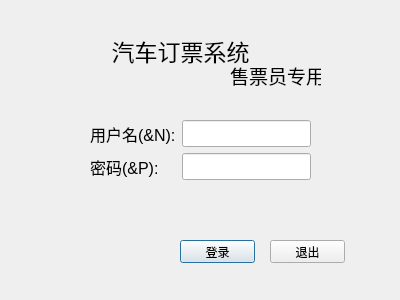
<?xml version="1.0" encoding="UTF-8"?>
<ui version="4.0">
 <class>Denglu</class>
 <widget class="QDialog" name="Denglu">
  <property name="geometry">
   <rect>
    <x>0</x>
    <y>0</y>
    <width>400</width>
    <height>300</height>
   </rect>
  </property>
  <property name="windowTitle">
   <string>登录</string>
  </property>
  <widget class="QPushButton" name="pushButton_3">
   <property name="geometry">
    <rect>
     <x>180</x>
     <y>240</y>
     <width>75</width>
     <height>23</height>
    </rect>
   </property>
   <property name="text">
    <string>登录</string>
   </property>
  </widget>
  <widget class="QWidget" name="formLayoutWidget">
   <property name="geometry">
    <rect>
     <x>90</x>
     <y>120</y>
     <width>221</width>
     <height>62</height>
    </rect>
   </property>
   <property name="font">
    <font>
     <pointsize>12</pointsize>
    </font>
   </property>
   <layout class="QFormLayout" name="formLayout_2">
    <item row="0" column="0">
     <widget class="QLabel" name="nLabel_2">
      <property name="font">
       <font>
        <pointsize>12</pointsize>
       </font>
      </property>
      <property name="text">
       <string>用户名(&amp;N):</string>
      </property>
      <property name="buddy">
       <cstring>nLineEdit</cstring>
      </property>
     </widget>
    </item>
    <item row="0" column="1">
     <widget class="QLineEdit" name="nLineEdit_2">
      <property name="font">
       <font>
        <pointsize>12</pointsize>
       </font>
      </property>
      <property name="clearButtonEnabled">
       <bool>false</bool>
      </property>
     </widget>
    </item>
    <item row="1" column="0">
     <widget class="QLabel" name="pLabel_2">
      <property name="font">
       <font>
        <pointsize>12</pointsize>
       </font>
      </property>
      <property name="text">
       <string>密码(&amp;P):</string>
      </property>
      <property name="buddy">
       <cstring>pLineEdit</cstring>
      </property>
     </widget>
    </item>
    <item row="1" column="1">
     <widget class="QLineEdit" name="pLineEdit_2">
      <property name="font">
       <font>
        <pointsize>12</pointsize>
       </font>
      </property>
      <property name="text">
       <string/>
      </property>
      <property name="echoMode">
       <enum>QLineEdit::Password</enum>
      </property>
     </widget>
    </item>
   </layout>
  </widget>
  <widget class="QPushButton" name="pushButton_2">
   <property name="geometry">
    <rect>
     <x>270</x>
     <y>240</y>
     <width>75</width>
     <height>23</height>
    </rect>
   </property>
   <property name="text">
    <string>退出</string>
   </property>
  </widget>
  <widget class="QLabel" name="label">
   <property name="geometry">
    <rect>
     <x>110</x>
     <y>30</y>
     <width>141</width>
     <height>41</height>
    </rect>
   </property>
   <property name="font">
    <font>
     <family>华文楷体</family>
     <pointsize>17</pointsize>
    </font>
   </property>
   <property name="text">
    <string>汽车订票系统</string>
   </property>
   <property name="alignment">
    <set>Qt::AlignCenter</set>
   </property>
  </widget>
  <widget class="QLabel" name="label_2">
   <property name="geometry">
    <rect>
     <x>230</x>
     <y>60</y>
     <width>91</width>
     <height>31</height>
    </rect>
   </property>
   <property name="font">
    <font>
     <family>华文楷体</family>
     <pointsize>14</pointsize>
    </font>
   </property>
   <property name="text">
    <string>售票员专用</string>
   </property>
  </widget>
 </widget>
 <resources/>
 <connections>
  <connection>
   <sender>pushButton_2</sender>
   <signal>clicked()</signal>
   <receiver>Denglu</receiver>
   <slot>close()</slot>
   <hints>
    <hint type="sourcelabel">
     <x>297</x>
     <y>215</y>
    </hint>
    <hint type="destinationlabel">
     <x>355</x>
     <y>140</y>
    </hint>
   </hints>
  </connection>
 </connections>
</ui>
